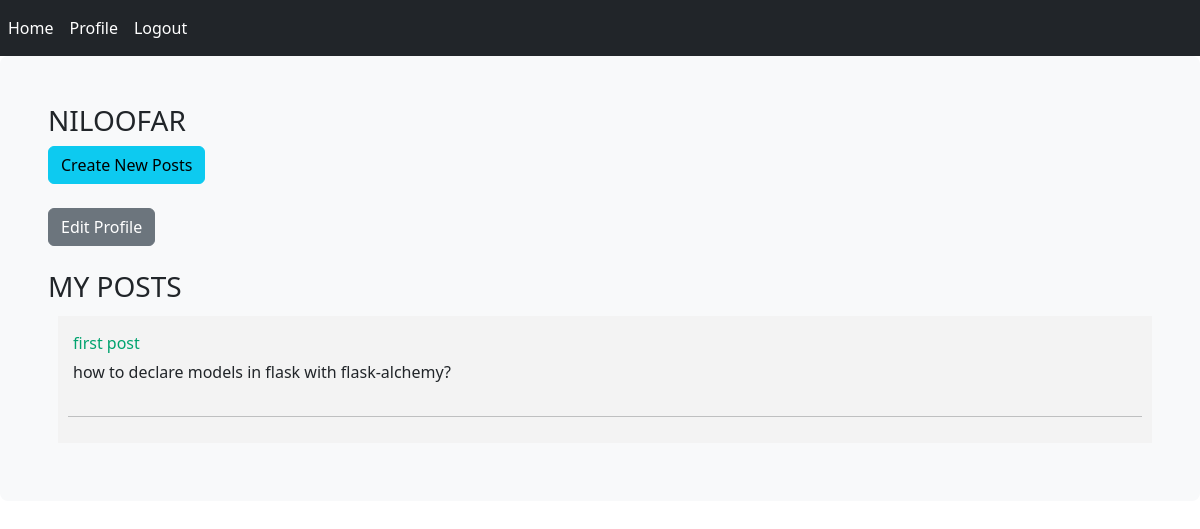
Page /profile/1 (signed in) on the committed database.
### blog/models.py (models this page shows, shortened)
class User(UserMixin, db.Model):
    id = db.Column(db.Integer, primary_key=True)
    username = db.Column(db.String(30), unique=True,nullable=False)
    email = db.Column(db.String(45), unique=True, nullable=False)
    password = db.Column(db.String(30), nullable=False)
    posts = db.relationship('Post', backref='author', lazy=True)

class Post(db.Model):
    id = db.Column(db.Integer, primary_key=True)
    title = db.Column(db.String(120),nullable=False)
    date = db.Column(db.DateTime, default=datetime.now)
    content = db.Column(db.Text, nullable=False)
    user_id = db.Column(db.Integer, db.ForeignKey('user.id'), nullable=False)
    comments = db.relationship('Comment', backref='post')

### blog/routes.py (the view)
@app.route('/profile/<int:user_id>')
@login_required
def profile(user_id):
    user = User.query.get(user_id)
    return render_template('profile.html', user=user)

### blog/models.py (called while the page is built)
@login_manager.user_loader
def load_user(user_id):
    return User.query.get(int(user_id))

### blog/templates/profile.html (shortened to what this page needs)
{% extends 'base.html' %}
{% block css %}
<link rel="stylesheet" href="{{ url_for('static', filename='home.css') }}">
{% endblock %}
{% block content %}
    <h3>{{ current_user.username|upper }}</h3>
    <a href="{{ url_for('new_post') }}" class="btn btn-info">Create New Posts</a><br><br>
    <a href="{{ url_for('edit_profile') }}" class="btn btn-secondary">Edit Profile</a><br><br>
    <h3>MY POSTS</h3>
    <div class="content">
        {% for post in user.posts %}
            <div class="post">
                    <p class="title">
                        <a href="{{ url_for('post_detail', post_id=post.id) }}">
                            {{ post.title }}
                        </a>
                    </p>
                <div class="content">
                    <p>{{ post.content }}</p>
                </div>
                <hr>
            </div>
        {% endfor %}
    </div>
{% endblock %}

### blog/static/home.css (style rules this page uses)
.title { margin: 5px; }
.content { margin: 5px; width: 100%; display: flex; flex-direction: row; flex-wrap: wrap; }
.post { flex: 20%; padding: 10px; margin: 5px; background-color: #f3f3f3; inline-size: 100%; }
.title a { color: #00a36f; text-decoration: none; }

### rows in the picture
User: username "NILOOFAR"
Post: title "first post", content "how to declare models in flask with flask-alchemy?"
